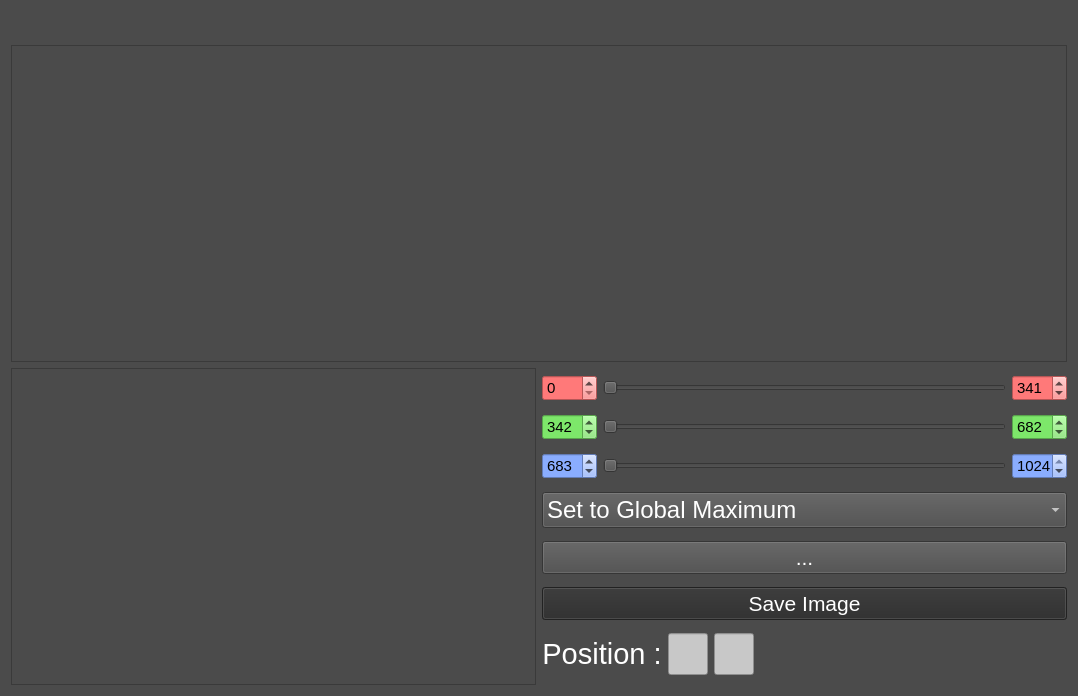
<?xml version="1.0" encoding="UTF-8"?>
<ui version="4.0">
 <class>Form</class>
 <widget class="QWidget" name="Form">
  <property name="geometry">
   <rect>
    <x>0</x>
    <y>0</y>
    <width>1078</width>
    <height>696</height>
   </rect>
  </property>
  <property name="windowTitle">
   <string>MainWindow</string>
  </property>
  <property name="toolTip">
   <string>Global maximum = Considering intensity | Local maximum = don't consider intensity</string>
  </property>
  <property name="statusTip">
   <string>Global maximum = Considering intensity | Local maximum = don't consider intensity</string>
  </property>
  <property name="autoFillBackground">
   <bool>false</bool>
  </property>
  <property name="styleSheet">
   <string notr="true">background-color: rgb(75, 75, 75);
</string>
  </property>
  <layout class="QVBoxLayout" name="verticalLayout">
   <item>
    <widget class="QStatusBar" name="statusbar"/>
   </item>
   <item>
    <widget class="QMenuBar" name="menubar"/>
   </item>
   <item>
    <layout class="QHBoxLayout" name="horizontalLayout_6">
     <item>
      <layout class="QGridLayout" name="gridLayout">
       <item row="0" column="0">
        <widget class="GraphicsLayoutWidget" name="graph_spectre"/>
       </item>
       <item row="1" column="0">
        <layout class="QHBoxLayout" name="horizontalLayout">
         <item>
          <widget class="GraphicsLayoutWidget" name="graph_rgb"/>
         </item>
         <item>
          <layout class="QVBoxLayout" name="verticalLayout_2">
           <item>
            <layout class="QHBoxLayout" name="horizontalLayout_4">
             <item>
              <widget class="QSpinBox" name="sb_lowRed">
               <property name="maximumSize">
                <size>
                 <width>55</width>
                 <height>16777215</height>
                </size>
               </property>
               <property name="font">
                <font>
                 <pointsize>11</pointsize>
                </font>
               </property>
               <property name="toolTip">
                <string>Lower red limit</string>
               </property>
               <property name="statusTip">
                <string>Lower red limit</string>
               </property>
               <property name="styleSheet">
                <string notr="true">background-color: rgb(255, 121, 121);
color: rgb(0, 0, 0);</string>
               </property>
               <property name="maximum">
                <number>1000</number>
               </property>
              </widget>
             </item>
             <item>
              <widget class="QRangeSlider" name="dSlider_red">
               <property name="maximum">
                <number>1024</number>
               </property>
               <property name="orientation">
                <enum>Qt::Horizontal</enum>
               </property>
              </widget>
             </item>
             <item>
              <widget class="QSpinBox" name="sb_highRed">
               <property name="maximumSize">
                <size>
                 <width>55</width>
                 <height>16777215</height>
                </size>
               </property>
               <property name="font">
                <font>
                 <pointsize>11</pointsize>
                </font>
               </property>
               <property name="toolTip">
                <string>Upper red limit</string>
               </property>
               <property name="statusTip">
                <string>Upper red limit</string>
               </property>
               <property name="styleSheet">
                <string notr="true">background-color: rgb(255, 121, 121);
color: rgb(0, 0, 0);</string>
               </property>
               <property name="maximum">
                <number>1000</number>
               </property>
               <property name="value">
                <number>341</number>
               </property>
              </widget>
             </item>
            </layout>
           </item>
           <item>
            <layout class="QHBoxLayout" name="horizontalLayout_3">
             <item>
              <widget class="QSpinBox" name="sb_lowGreen">
               <property name="maximumSize">
                <size>
                 <width>55</width>
                 <height>16777215</height>
                </size>
               </property>
               <property name="font">
                <font>
                 <pointsize>11</pointsize>
                </font>
               </property>
               <property name="toolTip">
                <string>Lower green limit</string>
               </property>
               <property name="statusTip">
                <string>Lower green limit</string>
               </property>
               <property name="styleSheet">
                <string notr="true">background-color: rgb(125, 231, 106);
color: rgb(0, 0, 0);</string>
               </property>
               <property name="maximum">
                <number>1024</number>
               </property>
               <property name="value">
                <number>342</number>
               </property>
              </widget>
             </item>
             <item>
              <widget class="QRangeSlider" name="dSlider_green">
               <property name="maximum">
                <number>1024</number>
               </property>
               <property name="orientation">
                <enum>Qt::Horizontal</enum>
               </property>
              </widget>
             </item>
             <item>
              <widget class="QSpinBox" name="sb_highGreen">
               <property name="maximumSize">
                <size>
                 <width>55</width>
                 <height>16777215</height>
                </size>
               </property>
               <property name="font">
                <font>
                 <pointsize>11</pointsize>
                </font>
               </property>
               <property name="toolTip">
                <string>Upper green limit</string>
               </property>
               <property name="statusTip">
                <string>Upper green limit</string>
               </property>
               <property name="styleSheet">
                <string notr="true">background-color: rgb(125, 231, 106);
color: rgb(0, 0, 0);</string>
               </property>
               <property name="maximum">
                <number>1024</number>
               </property>
               <property name="value">
                <number>682</number>
               </property>
              </widget>
             </item>
            </layout>
           </item>
           <item>
            <layout class="QHBoxLayout" name="horizontalLayout_2">
             <item>
              <widget class="QSpinBox" name="sb_lowBlue">
               <property name="maximumSize">
                <size>
                 <width>55</width>
                 <height>16777215</height>
                </size>
               </property>
               <property name="font">
                <font>
                 <pointsize>11</pointsize>
                </font>
               </property>
               <property name="toolTip">
                <string>Lower blue limit</string>
               </property>
               <property name="statusTip">
                <string>Lower blue limit</string>
               </property>
               <property name="styleSheet">
                <string notr="true">background-color: rgb(138, 173, 255);
color: rgb(0, 0, 0);</string>
               </property>
               <property name="maximum">
                <number>1024</number>
               </property>
               <property name="value">
                <number>683</number>
               </property>
              </widget>
             </item>
             <item>
              <widget class="QRangeSlider" name="dSlider_blue">
               <property name="maximum">
                <number>1024</number>
               </property>
               <property name="orientation">
                <enum>Qt::Horizontal</enum>
               </property>
              </widget>
             </item>
             <item>
              <widget class="QSpinBox" name="sb_highBlue">
               <property name="maximumSize">
                <size>
                 <width>55</width>
                 <height>16777215</height>
                </size>
               </property>
               <property name="font">
                <font>
                 <pointsize>11</pointsize>
                </font>
               </property>
               <property name="toolTip">
                <string>Upper blue limit</string>
               </property>
               <property name="statusTip">
                <string>Upper blue limit</string>
               </property>
               <property name="styleSheet">
                <string notr="true">background-color: rgb(138, 173, 255);
color: rgb(0, 0, 0);</string>
               </property>
               <property name="maximum">
                <number>1024</number>
               </property>
               <property name="value">
                <number>1024</number>
               </property>
              </widget>
             </item>
            </layout>
           </item>
           <item>
            <layout class="QHBoxLayout" name="horizontalLayout_5">
             <item>
              <widget class="QComboBox" name="cmb_set_maximum">
               <property name="minimumSize">
                <size>
                 <width>0</width>
                 <height>30</height>
                </size>
               </property>
               <property name="font">
                <font>
                 <pointsize>18</pointsize>
                </font>
               </property>
               <property name="toolTip">
                <string>Global maximum = Considering intensity | Local maximum = don't consider intensity</string>
               </property>
               <property name="styleSheet">
                <string notr="true">color: rgb(255, 255, 255);</string>
               </property>
               <item>
                <property name="text">
                 <string>Set to Global Maximum</string>
                </property>
               </item>
               <item>
                <property name="text">
                 <string>Set to Local Maximum</string>
                </property>
               </item>
              </widget>
             </item>
            </layout>
           </item>
           <item>
            <widget class="QPushButton" name="pb_search">
             <property name="font">
              <font>
               <pointsize>16</pointsize>
              </font>
             </property>
             <property name="toolTip">
              <string>Search the folderpath</string>
             </property>
             <property name="statusTip">
              <string>Search the folderpath</string>
             </property>
             <property name="styleSheet">
              <string notr="true">color: rgb(255, 255, 255);</string>
             </property>
             <property name="text">
              <string>...</string>
             </property>
            </widget>
           </item>
           <item>
            <widget class="QPushButton" name="pb_saveImage">
             <property name="enabled">
              <bool>false</bool>
             </property>
             <property name="font">
              <font>
               <pointsize>16</pointsize>
              </font>
             </property>
             <property name="toolTip">
              <string>Save image in png format.</string>
             </property>
             <property name="statusTip">
              <string>Save image in png format.</string>
             </property>
             <property name="styleSheet">
              <string notr="true">color: rgb(255, 255, 255);
background-color: rgb(42, 42, 42);</string>
             </property>
             <property name="text">
              <string>Save Image</string>
             </property>
            </widget>
           </item>
           <item>
            <layout class="QHBoxLayout" name="horizontalLayout_7">
             <item>
              <widget class="QLabel" name="label">
               <property name="minimumSize">
                <size>
                 <width>70</width>
                 <height>0</height>
                </size>
               </property>
               <property name="font">
                <font>
                 <pointsize>22</pointsize>
                </font>
               </property>
               <property name="styleSheet">
                <string notr="true">color: rgb(255, 255, 255);</string>
               </property>
               <property name="text">
                <string>Position :</string>
               </property>
               <property name="alignment">
                <set>Qt::AlignCenter</set>
               </property>
              </widget>
             </item>
             <item>
              <widget class="QLineEdit" name="le_x">
               <property name="enabled">
                <bool>false</bool>
               </property>
               <property name="maximumSize">
                <size>
                 <width>40</width>
                 <height>16777215</height>
                </size>
               </property>
               <property name="font">
                <font>
                 <pointsize>22</pointsize>
                </font>
               </property>
               <property name="toolTip">
                <string>X position</string>
               </property>
               <property name="statusTip">
                <string>X position</string>
               </property>
               <property name="styleSheet">
                <string notr="true">background-color: rgb(200, 200, 200);
color: rgb(0, 0, 0);</string>
               </property>
              </widget>
             </item>
             <item>
              <widget class="QLineEdit" name="le_y">
               <property name="enabled">
                <bool>false</bool>
               </property>
               <property name="maximumSize">
                <size>
                 <width>40</width>
                 <height>16777215</height>
                </size>
               </property>
               <property name="font">
                <font>
                 <pointsize>22</pointsize>
                </font>
               </property>
               <property name="toolTip">
                <string>Y position</string>
               </property>
               <property name="statusTip">
                <string>Y position</string>
               </property>
               <property name="styleSheet">
                <string notr="true">background-color: rgb(200, 200, 200);
color: rgb(0, 0, 0);</string>
               </property>
              </widget>
             </item>
             <item>
              <spacer name="horizontalSpacer_2">
               <property name="orientation">
                <enum>Qt::Horizontal</enum>
               </property>
               <property name="sizeHint" stdset="0">
                <size>
                 <width>40</width>
                 <height>20</height>
                </size>
               </property>
              </spacer>
             </item>
            </layout>
           </item>
          </layout>
         </item>
        </layout>
       </item>
      </layout>
     </item>
    </layout>
   </item>
  </layout>
 </widget>
 <customwidgets>
  <customwidget>
   <class>GraphicsLayoutWidget</class>
   <extends>QGraphicsView</extends>
   <header>pyqtgraph.h</header>
   <container>1</container>
  </customwidget>
  <customwidget>
   <class>QRangeSlider</class>
   <extends>QSlider</extends>
   <header>/gui/widgets/QRangeSlider.h</header>
  </customwidget>
 </customwidgets>
 <resources/>
 <connections/>
</ui>
